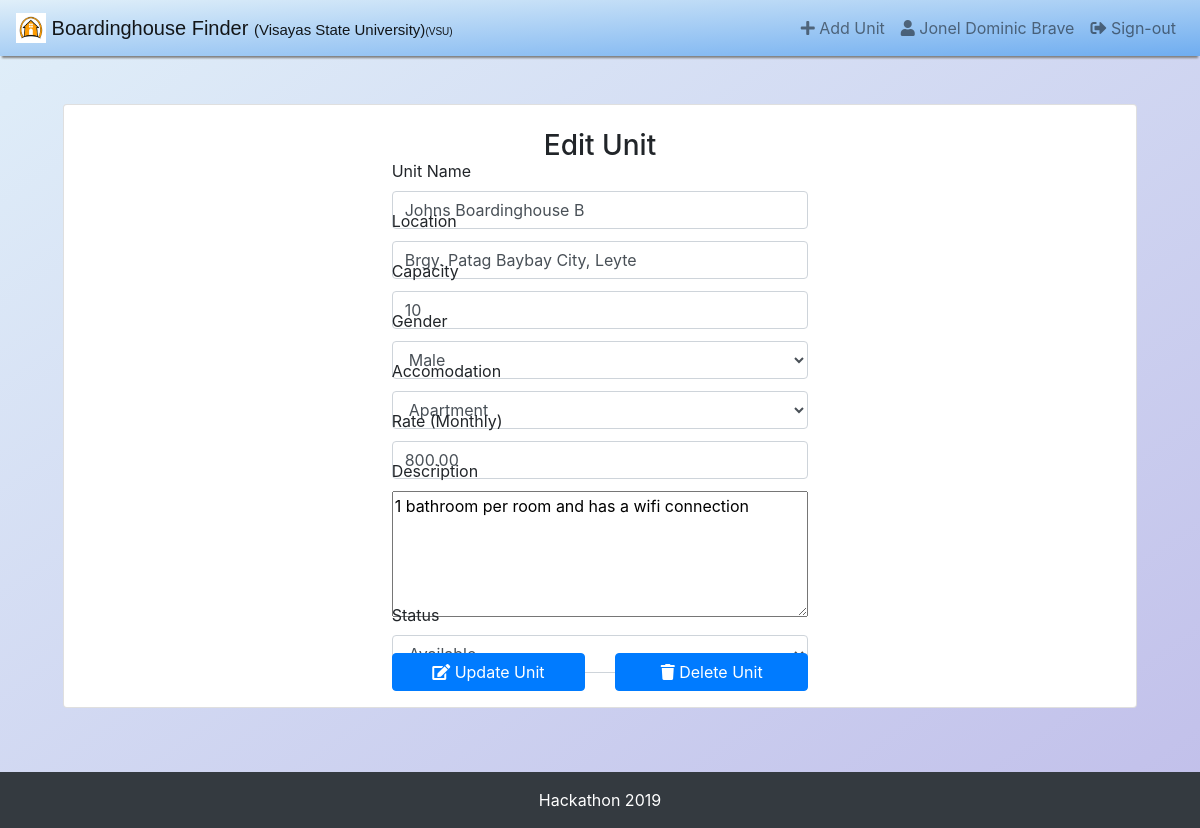
The page /editunit.php?id=85 (signed in) on the database its author committed.
### tables this page shows
CREATE TABLE `tbl_ownerInfo` (
  `ownerInfoID` int(11) NOT NULL,
  `tbl_owner_ownerID` int(11) NOT NULL,
  `ownerImg` blob NOT NULL,
  `firstName` varchar(50) NOT NULL,
  `lastName` varchar(50) NOT NULL,
  `address` varchar(50) NOT NULL,
  `phoneNumber` varchar(15) NOT NULL
);

CREATE TABLE `tbl_unit` (
  `unitID` int(11) NOT NULL,
  `tbl_owner_ownerID` int(11) NOT NULL,
  `unitName` varchar(50) NOT NULL,
  `location` varchar(150) NOT NULL,
  `capacity` int(11) DEFAULT '1',
  `gender` int(11) DEFAULT '2',
  `accomodation` int(11) DEFAULT '0',
  `monthlyRate` decimal(15,2) NOT NULL,
  `description` text NOT NULL,
  `status` tinyint(1) DEFAULT '0',
  `dateUpdated` varchar(30) NOT NULL,
  `rating` int(11) DEFAULT '0',
  `reviewCount` int(11) DEFAULT '0',
  `featuredImg` longblob NOT NULL
);

### controller/OwnerProfileController.php (called while the page is built, shortened)
<?php
class OwnerProfileController {
    public function getOwnerInformation($ownerID)
    {
        $db = new config;
        $dbcon = $db->dbconnect();
        $qry_get_owner_info = "SELECT * FROM tbl_owner as O INNER JOIN tbl_ownerInfo as OI ON O.ownerID = OI.tbl_owner_ownerID WHERE OI.tbl_owner_ownerID = $ownerID";
        $res = $dbcon->query($qry_get_owner_info);
        return $res->fetch_assoc();
    }
}
?>

### controller/UnitController.php (called while the page is built, shortened)
<?php
class UnitController {
    function getUnitsDetail($unitID) {
        $db = new config;
        $conn = $db->dbconnect();
        $qryDetails = "SELECT
                        o.tbl_owner_ownerID,
                        o.firstName AS ownerFName,
                        o.lastName AS ownerLName,
                        o.address AS ownerAddress,
                        o.phoneNumber,
                        u.unitName,
                        u.location AS unitLocation,
                        u.capacity,
                        u.gender,
                        u.accomodation,
                        u.monthlyRate,
                        u.description,
                        u.status,
                        u.dateUpdated,
                        u.rating,
                        u.reviewCount,
                        u.featuredImg
                        FROM tbl_ownerInfo as o
                        INNER JOIN tbl_unit as u
                        ON o.tbl_owner_ownerID = u.tbl_owner_ownerID
                        WHERE u.unitID = $unitID";
        $qryImages = "SELECT image FROM tbl_unitImage WHERE tbl_unit_unitID = $unitID";
        $resDetails = $conn->query($qryDetails);
        $resImages = $conn->query($qryImages);
        $unitDetails = array();
        $unitImages = array();
        if ($resDetails->num_rows > 0) {
            while ($row = $resDetails->fetch_assoc()) {
                array_push($unitDetails, $row);
            }
            while ($row = $resImages->fetch_assoc()) {
                array_push($unitImages, $row);
            }
            return array($unitDetails, $unitImages);
        } else {
            $conn->close();
            return null;
        }
    }
}
?>

### controller/codedDataHandler.php (called while the page is built, shortened)
<?php
class codedDataHandler {
    public function getGender($i) {
        $arrGender = array('Male', 'Female', 'Male/Female');
        return $arrGender[$i];
    }
    public function getAccomodation($i) {
        $arrAcc = array('Bedspacer', 'Room', 'Apartment');
        return $arrAcc[$i];
    }
    public function getStatus($i) {
        $arrStatus = array('Unavailable', 'Available');
        return $arrStatus[$i];
    }
}
?>

### editunit.php (the view, shortened to what this page needs)
<?php
    include_once('includes/header.php');
    include_once('controller/OwnerProfileController.php');
    include_once('controller/UnitController.php');
    include_once('controller/codedDataHandler.php');
    $ownerProfControl = new OwnerProfileController;
    $ownerInfo = $ownerProfControl->getOwnerInformation($_SESSION["ownerID"]);
    $unitControl = new UnitController;
    $cdHandler = new codedDataHandler;
    if(isset($_GET['id'])) {
        list($unitDetails, $unitImages) = $unitControl->getUnitsDetail($_GET['id']);
    } else {
        Header('Location: index.php');
    }
?>
    <nav class="navbar navbar-light bg-light navbar-expand-lg">
        <a class="navbar-brand" href="index.php">
            <img src="images/bhouse.jpeg" width="30" height="30" class="d-inline-block align-top" alt="">
            Boardinghouse Finder <span class="vsu-navbar-label-a" style="font-size: 15px;">(Visayas State University)</span><span class="vsu-navbar-label-b">(VSU)</span>
        </a>
        <div class="collapse navbar-collapse" id="navbarTogglerDemo02">
            <ul class="navbar-nav ml-auto mt-2 mt-lg-0">
                <li class="nav-item">
                    <a class="nav-link" href="addunit.php"><span class="fa fa-plus"></span> Add Unit</a>
                </li>
                <li class="nav-item">
                    <a class="nav-link" href="ownedunit.php?ownerID=<?php echo $_SESSION['ownerID']?>"><span class="fa fa-user"></span>
                        <?php
                            echo $ownerInfo["firstName"]. " ".$ownerInfo["lastName"];
                        ?>
                    </a>
                </li>
                <li class="nav-item">
                    <a class="nav-link" href="controller/logout.php"><span class="fa fa-sign-out-alt"></span> Sign-out</a>
                </li>
            </ul>
        </div>
    </nav>
    <div class="container my-addunit-cntr p-md-5 ">
            <div class="row card">
                <div class="col-md-5 mx-auto">
                    <div class="form ">
                        <div class="mb-3">
                            <div class="col-md-12 text-center pt-md-4">
                                <h3 >Edit Unit</h3>
                            </div>
                        </div>
                        <form method="POST" name="editunit_form">
                            <div class="form-group">
                                <label for="unitname">Unit Name</label>
                                <input type="text"  name="unitname" class="form-control" id="unitname" placeholder="Enter Unit Name" value="<?php echo $unitDetails[0]['unitName']?>">
                            </div>
                            <div class="form-group">
                                <label for="location">Location</label>
                                <input type="text"  name="location" class="form-control" id="location" placeholder="Enter Unit Location" value="<?php echo $unitDetails[0]['unitLocation']?>">
                            </div>
                            <div class="form-group">
                                <label for="capacity">Capacity</label>
                                <input type="number" name="capacity" id="capacity"  class="form-control" min="1" max="100" value="<?php echo $unitDetails[0]['capacity']?>">
                            </div>
                            <div class="form-group">
                                <label for="gender">Gender</label>
                                <select id="gender" name="gender" class="form-control" >
                                    <?php for ($i =0; $i<3; $i++){ ?>
                                        <?php if ($i ==  $unitDetails[0]['gender']) {?>
                                            <option value=<?php echo $i ?> selected><?php echo $cdHandler->getGender($i);?></option>
                                        <?php } else {?>
                                            <option value=<?php echo $i ?> ><?php echo $cdHandler->getGender($i);?></option>
                                        <?php }?>
                                    <?php }?>
                                </select>
                            </div>
                            <div class="form-group">
                                <label for="accomodation">Accomodation</label>
                                <select id="accomodation" name="accomodation" class="form-control" >
                                        <?php for ($i =0; $i<3; $i++){ ?>
                                            <?php if ($i ==  $unitDetails[0]['accomodation']) {?>
                                                <option value=<?php echo $i ?>  selected><?php echo $cdHandler->getAccomodation($i);?></option>
                                            <?php } else {?>
                                                <option value=<?php echo $i ?> ><?php echo $cdHandler->getAccomodation($i);?></option>
                                            <?php }?>
                                        <?php }?>
                                </select>
                            </div>
                            <div class="form-group">
                                <label for="monthlyrate">Rate (Monthly)</label>
                                <input type="number" name="monthlyrate" class="form-control" id="monthlyrate" min="0.01" step="0.01" value="<?php echo $unitDetails[0]['monthlyRate']?>">
                            </div>
                            <div class="form-group">
                                <label for="description">Description</label>
                                <textarea name="description" class="description" id="description" rows="5"  placeholder="Enter Unit Description/Features" cols="40" rows="5"><?php echo $unitDetails[0]['description']?></textarea>
                            </div>
                            <div class="form-group">
                                <label for="status">Status</label>
                                <select id="status" name="status" class="form-control" >
                                        <?php for ($i =0; $i<2; $i++){ ?>
                                            <?php if ($i ==  $unitDetails[0]['status']) {?>
                                                <option value=<?php echo $i ?>  selected><?php echo $cdHandler->getStatus($i);?></option>
                                            <?php } else {?>
                                                <option value=<?php echo $i ?> ><?php echo $cdHandler->getStatus($i);?></option>
                                            <?php }?>
                                        <?php }?>
                                </select>
                            </div>
                            <div class="row">
                                <div class="col-md-6 text-center mb-3">
                                    <button type="submit" class=" btn btn-block btn-primary tx-tfm" name ="btnUpdateUnit" id="btnUpdateUnit"><span class="fa fa-edit"></span> Update Unit</button>
                                </div>
                                <div class="col-md-6 text-center mb-3">
                                    <button type="submit" class=" btn btn-block btn-primary tx-tfm" name ="btnDelete" id="btnDelete"><span class="fa fa-trash"></span> Delete Unit</button>
                                </div>
                            </div>
                        </form>
                    </div>
                </div>
            </div>
        </div>
<?php
    include_once('includes/footer.php');
?>

### includes/header.php (shortened to what this page needs)
<!DOCTYPE html>
<html>
    <head>
        <link href="./assets/bootstrap/css/bootstrap.min.css" rel="stylesheet">
        <link href="./assets/user-defined/style.css" rel="stylesheet">
        <link rel="stylesheet" href="./assets/font-awesome/css/all.css">
        <link href="/assets/google-font-api/fontsgoogleapis.css" rel="stylesheet">
    </head>
    <body>

### includes/footer.php (shortened to what this page needs)
    <br> <br> <br>
    <footer class="py-3 bg-dark mt-md-3 fixed-bottom">
        <div class="container">
            <p class="m-0 text-center text-white">Hackathon 2019</p>
        </div>
    </footer>
  </body>
</html>

### assets/user-defined/style.css (style rules this page uses)
.vsu-navbar-label-b { font-size: 10px; }
.my-addunit-cntr textarea.description { max-width:100%; }
@media (min-width: 768px) { .form-group, .filter-btn { margin-top: -20px; margin-bottom: -20px; } }
body { background-image: linear-gradient(to bottom right, #e0eff9, #c1bfea); }
nav.navbar { background-image: linear-gradient(to bottom right, #e0eff9, #6fadf0); box-shadow: 0 4px 2px -2px gray; }
.navbar .navbar-brand { font-family: 'Gill Sans', 'Gill Sans MT', Calibri, 'Trebuchet MS', sans-serif }

### rows shown on the page
tbl_ownerinfo: firstName "Jonel Dominic", lastName "Brave"
tbl_unit: unitname "Johns Boardinghouse B", location "Brgy. Patag Baybay City, Leyte", capacity "10", gender "Male", accomodation "Apartment", monthlyrate "800.00", description "1 bathroom per room and has a wifi connection", status "Available"
